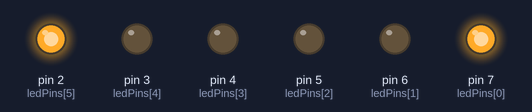
Bench run of a sketch on a simulated Arduino Uno, built with avr-gcc and run on an emulated ATmega328P. Parts: output pins drawn as LEDs (lit = HIGH). Random numbers use the default seed unless the sketch sets one.

Above: at 4.65 s.
At 6.4 s:
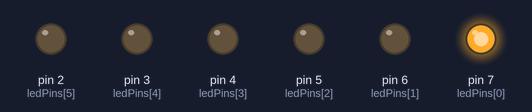
At 13.52 s:
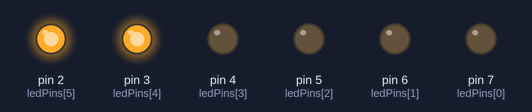
At 19.02 s:
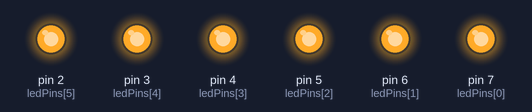
At 22.82 s:
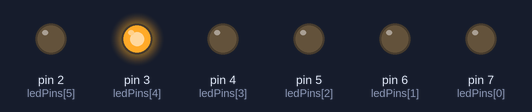
At 38.38 s:
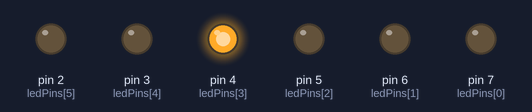
Timing chart, 0 to 40.0 s (numbered marks = the images above):
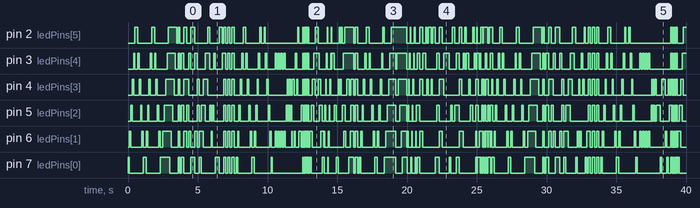

Measured:
- by itself, pin 2 (ledPins[5]): LOW → HIGH at 0.50 s, → LOW 0.20 s later, → HIGH 1.0 s later, → LOW 0.20 s later, … (129 changes in this stretch)
- by itself, pin 3 (ledPins[4]): LOW → HIGH at 0.40 s, → LOW 0.10 s later, → HIGH 0.20 s later, → LOW 0.10 s later, … (161 changes in this stretch)
- by itself, pin 4 (ledPins[3]): LOW → HIGH at 0.30 s, → LOW 0.10 s later, → HIGH 0.40 s later, → LOW 0.10 s later, … (164 changes in this stretch)
- by itself, pin 5 (ledPins[2]): LOW → HIGH at 0.20 s, → LOW 0.10 s later, → HIGH 0.60 s later, → LOW 0.10 s later, … (160 changes in this stretch)
- by itself, pin 6 (ledPins[1]): LOW → HIGH at 0.10 s, → LOW 0.10 s later, → HIGH 0.80 s later, → LOW 0.10 s later, … (168 changes in this stretch)
- by itself, pin 7 (ledPins[0]): LOW → HIGH at 0.00 s, → LOW 0.10 s later, → HIGH 1.0 s later, → LOW 0.20 s later, … (128 changes in this stretch)

The sketch:

code.ino
```cpp
/*
  ╔═══════════════════════════════════════════════════════════════════════╗
  ║                        ArduinoChasingLight                            ║
  ║                     30+ LED Animation Effects                         ║
  ║                                                                       ║
  ║    Author: Muhammad Sudais Usmani                                     ║
  ║      GitHub: https://github.com/Dit-Developers/ArduinoChasingLight    ║
  ║                                                                       ║
  ║    Description:                                                       ║
  ║      (+)This sketch runs over 30 different LED animations on          ║
  ║      (+)6 LEDs connected to an Arduino Uno (Pins 7–2).                ║
  ║                                                                       ║
  ╚═══════════════════════════════════════════════════════════════════════╝
*/


const int ledPins[] = {7, 6, 5, 4, 3, 2};
const int ledCount = 6;
const int delayTime = 100;

void setup() {
  for (int i = 0; i < ledCount; i++) {
    pinMode(ledPins[i], OUTPUT);
  }
  randomSeed(analogRead(0));
}

void loop() {
  animation_forward();
  animation_reverse();
  animation_bounce();
  animation_snakeTrail();
  animation_ripple();
  animation_evenOdd();
  animation_centerOut();
  animation_outsideIn();
  animation_doubleRunner();
  animation_randomBlink();
  animation_allBlink();
  animation_pingpong();
  animation_backForthHold();
  animation_eyesBlinking();
  animation_giggling();
  animation_cartoonZap();
  animation_strobe();
  animation_shiftLeft();
  animation_shiftRight();
  animation_wave();
  animation_fireworks();
  animation_glitch();
  animation_pulse();
  animation_scanner();
  animation_sweep();
  animation_stackUp();
  animation_stackDown();
  animation_dizzyLoop();
  animation_danceFlash();
  animation_flickerChaos();
}

void clearAll() {
  for (int i = 0; i < ledCount; i++) digitalWrite(ledPins[i], LOW);
}

void turnOnOne(int i) {
  clearAll();
  digitalWrite(ledPins[i], HIGH);
  delay(delayTime);
  clearAll();
}

void animation_forward() { for (int i = 0; i < ledCount; i++) turnOnOne(i); }
void animation_reverse() { for (int i = ledCount - 1; i >= 0; i--) turnOnOne(i); }
void animation_bounce() { animation_forward(); animation_reverse(); }
void animation_pingpong() { animation_bounce(); }

void animation_snakeTrail() {
  for (int i = 0; i < ledCount; i++) {
    digitalWrite(ledPins[i], HIGH);
    delay(delayTime);
  }
  for (int i = 0; i < ledCount; i++) {
    digitalWrite(ledPins[i], LOW);
    delay(delayTime);
  }
}

void animation_ripple() {
  for (int i = 0; i < ledCount; i++) digitalWrite(ledPins[i], HIGH);
  delay(100);
  for (int i = 0; i < ledCount; i++) digitalWrite(ledPins[i], LOW);
  delay(100);
}

void animation_evenOdd() {
  for (int i = 0; i < ledCount; i += 2) digitalWrite(ledPins[i], HIGH);
  delay(200); clearAll();
  for (int i = 1; i < ledCount; i += 2) digitalWrite(ledPins[i], HIGH);
  delay(200); clearAll();
}

void animation_centerOut() {
  int mid = ledCount / 2;
  for (int i = 0; i < mid; i++) {
    digitalWrite(ledPins[mid - i - 1], HIGH);
    digitalWrite(ledPins[mid + i], HIGH);
    delay(150);
    clearAll();
  }
}

void animation_outsideIn() {
  for (int i = 0; i < ledCount / 2; i++) {
    digitalWrite(ledPins[i], HIGH);
    digitalWrite(ledPins[ledCount - 1 - i], HIGH);
    delay(150);
    clearAll();
  }
}

void animation_doubleRunner() {
  for (int i = 0; i < ledCount - 1; i++) {
    digitalWrite(ledPins[i], HIGH);
    digitalWrite(ledPins[i + 1], HIGH);
    delay(150);
    clearAll();
  }
}

void animation_randomBlink() {
  for (int i = 0; i < 10; i++) {
    int r = random(ledCount);
    digitalWrite(ledPins[r], HIGH);
    delay(100);
    digitalWrite(ledPins[r], LOW);
  }
}

void animation_allBlink() {
  for (int j = 0; j < 3; j++) {
    for (int i = 0; i < ledCount; i++) digitalWrite(ledPins[i], HIGH);
    delay(150);
    for (int i = 0; i < ledCount; i++) digitalWrite(ledPins[i], LOW);
    delay(150);
  }
}

void animation_backForthHold() {
  animation_forward(); delay(200);
  animation_reverse(); delay(200);
}

void animation_eyesBlinking() {
  for (int j = 0; j < 4; j++) {
    digitalWrite(ledPins[1], HIGH);
    digitalWrite(ledPins[4], HIGH);
    delay(100);
    clearAll();
    delay(100);
  }
}

void animation_giggling() {
  for (int i = 0; i < 3; i++) {
    digitalWrite(ledPins[2], HIGH);
    delay(50);
    digitalWrite(ledPins[2], LOW);
    digitalWrite(ledPins[3], HIGH);
    delay(50);
    digitalWrite(ledPins[3], LOW);
  }
}

void animation_cartoonZap() {
  for (int i = 0; i < 10; i++) {
    int r = random(ledCount);
    digitalWrite(ledPins[r], HIGH);
    delay(random(50, 150));
    digitalWrite(ledPins[r], LOW);
  }
}

void animation_strobe() {
  for (int i = 0; i < 5; i++) {
    for (int j = 0; j < ledCount; j++) digitalWrite(ledPins[j], HIGH);
    delay(50);
    clearAll();
    delay(50);
  }
}

void animation_shiftLeft() {
  for (int i = 0; i < ledCount - 1; i++) {
    digitalWrite(ledPins[i], HIGH);
    digitalWrite(ledPins[i + 1], HIGH);
    delay(100);
    clearAll();
  }
}

void animation_shiftRight() {
  for (int i = ledCount - 1; i > 0; i--) {
    digitalWrite(ledPins[i], HIGH);
    digitalWrite(ledPins[i - 1], HIGH);
    delay(100);
    clearAll();
  }
}

void animation_wave() {
  for (int j = 0; j < 2; j++) {
    for (int i = 0; i < ledCount; i++) {
      digitalWrite(ledPins[i], HIGH);
      delay(50);
      digitalWrite(ledPins[i], LOW);
    }
  }
}

void animation_fireworks() {
  for (int i = 0; i < 10; i++) {
    int r = random(ledCount);
    digitalWrite(ledPins[r], HIGH);
    delay(75);
    digitalWrite(ledPins[r], LOW);
  }
}

void animation_glitch() {
  for (int i = 0; i < 15; i++) {
    int r = random(ledCount);
    digitalWrite(ledPins[r], random(2));
    delay(40);
  }
  clearAll();
}

void animation_pulse() {
  for (int i = 0; i < 2; i++) {
    for (int j = 0; j < ledCount; j++) digitalWrite(ledPins[j], HIGH);
    delay(200);
    clearAll();
    delay(100);
  }
}

void animation_scanner() {
  animation_forward();
  animation_reverse();
}

void animation_sweep() {
  for (int i = 0; i < ledCount; i++) {
    digitalWrite(ledPins[i], HIGH);
    if (i > 0) digitalWrite(ledPins[i - 1], LOW);
    delay(100);
  }
  clearAll();
}

void animation_stackUp() {
  for (int i = 0; i < ledCount; i++) {
    digitalWrite(ledPins[i], HIGH);
    delay(100);
  }
  delay(200);
  clearAll();
}

void animation_stackDown() {
  for (int i = ledCount - 1; i >= 0; i--) {
    digitalWrite(ledPins[i], HIGH);
    delay(100);
  }
  delay(200);
  clearAll();
}

void animation_dizzyLoop() {
  for (int i = 0; i < 15; i++) {
    int r = i % ledCount;
    digitalWrite(ledPins[r], HIGH);
    delay(50);
    digitalWrite(ledPins[r], LOW);
  }
}

void animation_danceFlash() {
  for (int i = 0; i < 3; i++) {
    animation_evenOdd();
    animation_randomBlink();
  }
}

void animation_flickerChaos() {
  for (int i = 0; i < 20; i++) {
    for (int j = 0; j < ledCount; j++) {
      digitalWrite(ledPins[j], random(2));
    }
    delay(60);
  }
  clearAll();
}
```
